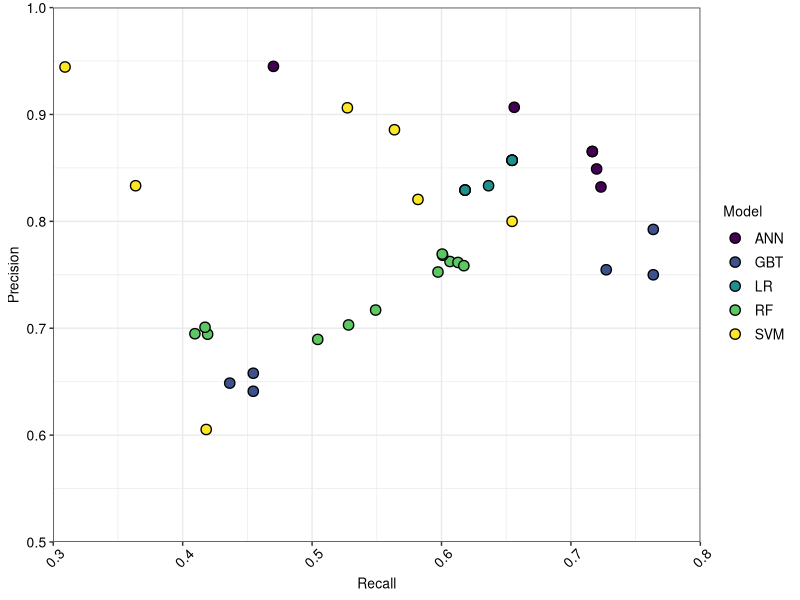
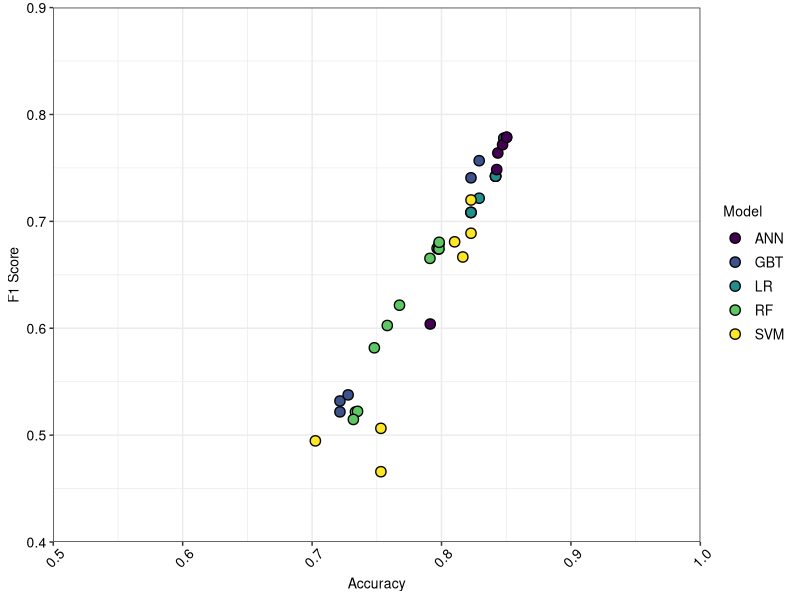
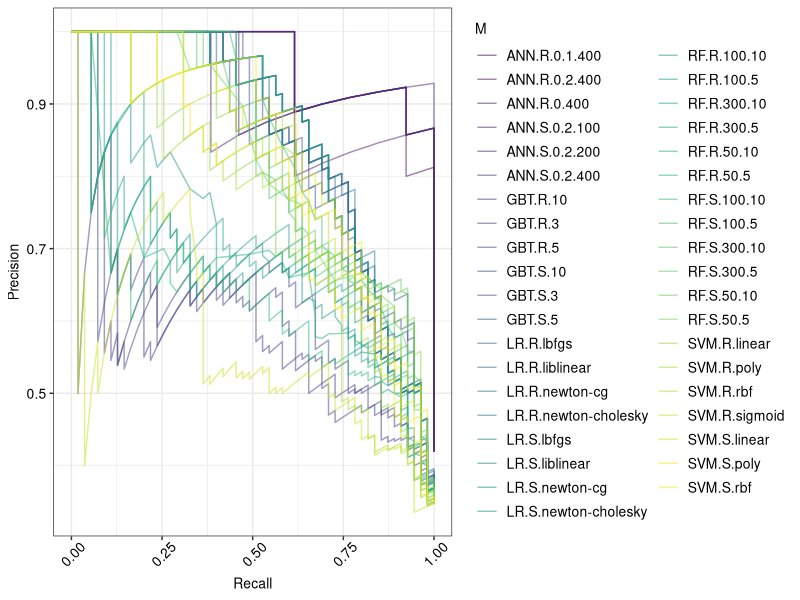
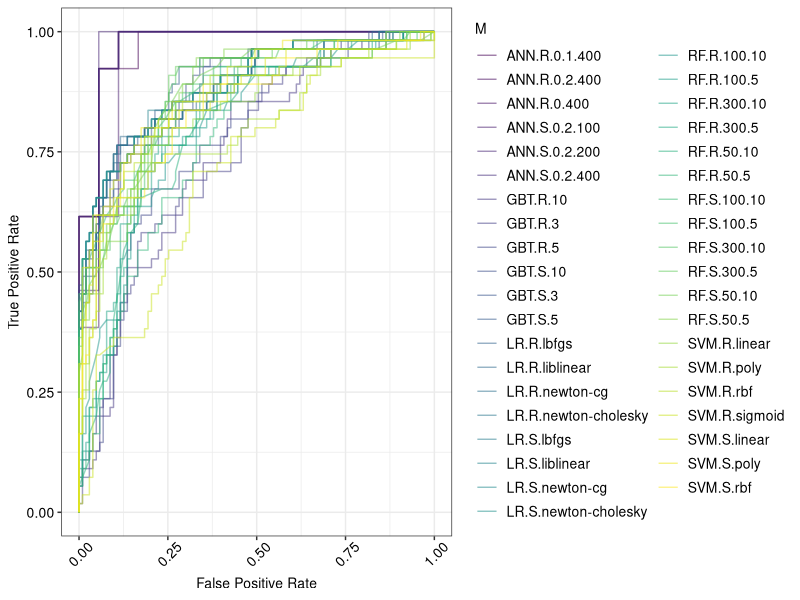

Write the R code that produced these figures, in order.
library(tidyverse)
library(scales)
library(viridis)

met <- read.csv("RS_MULTI_MET.csv",header=TRUE,fileEncoding='UTF-8-BOM')
met$Model <- as.factor(met$Model)

prc <- read.csv("RS_MULTI_PRC.csv",header=TRUE,fileEncoding='UTF-8-BOM')
prc$M <- as.factor(prc$M)

roc <- read.csv("RS_MULTI_ROC.csv",header=TRUE,fileEncoding='UTF-8-BOM')
roc$M <- as.factor(roc$M)

t1 <- theme_bw()+
  theme(text=element_text(size=10,color="black"),
        legend.text=element_text(size=10,color="black"),
        axis.title.x=element_text(size=10,color="black"),
        axis.title.y=element_text(size=10,color="black"),
        axis.text.y=element_text(size=10,color="black"),
        axis.text.x=element_text(size=10,color="black",angle=45,vjust=0.7)
        )

l1 <- list(
  t1,
  geom_point(pch=21,size=3,stroke=0.7,color='black'),
  scale_fill_viridis(discrete=T)
)

p1 <- ggplot(met,aes(fill=Model,x=Recall,y=Precision))+l1+
  scale_x_continuous(expand=c(0,0),labels=scales::number_format(accuracy=0.1),
                     limits=c(0.3,0.8),breaks=c(0.3,0.4,0.5,0.6,0.7,0.8))+
  scale_y_continuous(expand=c(0,0),labels=scales::number_format(accuracy=0.1),
                     limits=c(0.5,1),breaks=c(0.5,0.6,0.7,0.8,0.9,1))+
  xlab('Recall')+ylab('Precision')
  

p2 <- ggplot(met,aes(fill=Model,x=Accuracy,y=F1_Score))+l1+
  scale_x_continuous(expand=c(0,0),labels=scales::number_format(accuracy=0.1),
                     limits=c(0.5,1),breaks=c(0.5,0.6,0.7,0.8,0.9,1))+
  scale_y_continuous(expand=c(0,0),labels=scales::number_format(accuracy=0.1),
                     limits=c(0.4,0.9),breaks=c(0.4,0.5,0.6,0.7,0.8,0.9))+
  xlab('Accuracy')+ylab('F1 Score')

tiff("RS_REC-PRE.tiff",height=2,width=3.25,units='in',res=300,compression="lzw")
p1
dev.off()

tiff("RS_ACC-F1S.tiff",height=2,width=3.25,units='in',res=300,compression="lzw")
p2
dev.off()

l2 <- list(
  t1,
  geom_path(aes(x=R,y=P,color=M),alpha=0.5),
  scale_color_viridis(discrete=T),
  xlab('Recall'),
  ylab('Precision')
)
l3 <- list(
  t1,
  geom_path(aes(x=F,y=T,color=M),alpha=0.5),
  scale_color_viridis(discrete=T),
  xlab('False Positive Rate'),
  ylab('True Positive Rate')
)

p3 <- ggplot(prc)+l2
p4 <- ggplot(roc)+l3

tiff("RS_PRC.tiff",height=4,width=6,units='in',res=300,compression="lzw")
p3
dev.off()
tiff("RS_ROC.tiff",height=4,width=6,units='in',res=300,compression="lzw")
p4
dev.off()